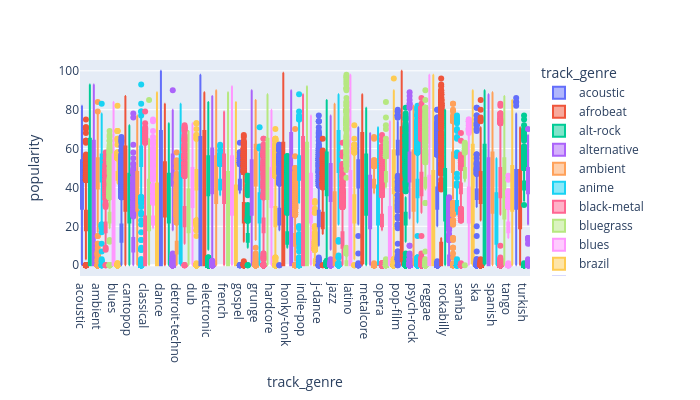

The cell this chart's notebook holds for it:
### Code cell
# Import Explority Data Analysis's genre_plot method to plot the popularity vs genre
from eda import genre_plot

fig = genre_plot('spotify_dataset.db', df_tracks['track_genre'], 'popularity')

fig
